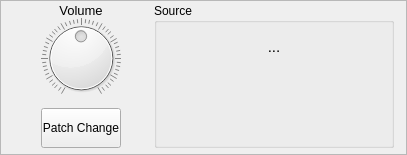
<?xml version="1.0" encoding="UTF-8"?>
<ui version="4.0">
 <class>CSF2PlayerForm</class>
 <widget class="QWidget" name="CSF2PlayerForm">
  <property name="geometry">
   <rect>
    <x>0</x>
    <y>0</y>
    <width>407</width>
    <height>155</height>
   </rect>
  </property>
  <property name="font">
   <font>
    <pointsize>12</pointsize>
   </font>
  </property>
  <property name="windowTitle">
   <string>Dialog</string>
  </property>
  <property name="styleSheet">
   <string notr="true">QDialog{background-color: qlineargradient(spread:pad, x1:0, y1:0, x2:0, y2:1, stop:0 rgba(230, 230, 230, 255), stop:0.8 rgba(200, 200, 200, 255));}</string>
  </property>
  <layout class="QGridLayout" name="gridLayout">
   <property name="leftMargin">
    <number>0</number>
   </property>
   <property name="topMargin">
    <number>0</number>
   </property>
   <property name="rightMargin">
    <number>0</number>
   </property>
   <property name="bottomMargin">
    <number>0</number>
   </property>
   <property name="spacing">
    <number>0</number>
   </property>
   <item row="0" column="0">
    <widget class="QSynthPanel" name="frame">
     <property name="frameShape">
      <enum>QFrame::StyledPanel</enum>
     </property>
     <property name="frameShadow">
      <enum>QFrame::Raised</enum>
     </property>
     <layout class="QGridLayout" name="gridLayout_3" columnstretch="0,0">
      <property name="leftMargin">
       <number>12</number>
      </property>
      <property name="topMargin">
       <number>2</number>
      </property>
      <property name="rightMargin">
       <number>12</number>
      </property>
      <property name="bottomMargin">
       <number>6</number>
      </property>
      <property name="horizontalSpacing">
       <number>4</number>
      </property>
      <property name="verticalSpacing">
       <number>0</number>
      </property>
      <item row="0" column="0" alignment="Qt::AlignHCenter">
       <widget class="EffectLabel" name="label">
        <property name="font">
         <font>
          <pointsize>10</pointsize>
         </font>
        </property>
        <property name="text">
         <string>Volume</string>
        </property>
        <property name="alignment">
         <set>Qt::AlignCenter</set>
        </property>
       </widget>
      </item>
      <item row="2" column="0">
       <spacer name="verticalSpacer">
        <property name="orientation">
         <enum>Qt::Vertical</enum>
        </property>
        <property name="sizeType">
         <enum>QSizePolicy::Expanding</enum>
        </property>
        <property name="sizeHint" stdset="0">
         <size>
          <width>1</width>
          <height>1</height>
         </size>
        </property>
       </spacer>
      </item>
      <item row="3" column="0" alignment="Qt::AlignHCenter">
       <widget class="QToggleButton" name="PatchButton">
        <property name="minimumSize">
         <size>
          <width>80</width>
          <height>40</height>
         </size>
        </property>
        <property name="maximumSize">
         <size>
          <width>80</width>
          <height>40</height>
         </size>
        </property>
        <property name="font">
         <font>
          <pointsize>9</pointsize>
         </font>
        </property>
        <property name="text">
         <string>Patch Change</string>
        </property>
        <property name="checkable">
         <bool>true</bool>
        </property>
       </widget>
      </item>
      <item row="0" column="1" rowspan="4" alignment="Qt::AlignHCenter">
       <widget class="QGroupBox" name="groupBox">
        <property name="sizePolicy">
         <sizepolicy hsizetype="Fixed" vsizetype="Preferred">
          <horstretch>0</horstretch>
          <verstretch>0</verstretch>
         </sizepolicy>
        </property>
        <property name="minimumSize">
         <size>
          <width>240</width>
          <height>0</height>
         </size>
        </property>
        <property name="title">
         <string>Source</string>
        </property>
        <layout class="QVBoxLayout" name="verticalLayout">
         <property name="topMargin">
          <number>6</number>
         </property>
         <property name="bottomMargin">
          <number>6</number>
         </property>
         <item>
          <widget class="QLCDLabel" name="LoadButton">
           <property name="sizePolicy">
            <sizepolicy hsizetype="Expanding" vsizetype="Preferred">
             <horstretch>0</horstretch>
             <verstretch>0</verstretch>
            </sizepolicy>
           </property>
           <property name="minimumSize">
            <size>
             <width>0</width>
             <height>24</height>
            </size>
           </property>
           <property name="maximumSize">
            <size>
             <width>16777215</width>
             <height>24</height>
            </size>
           </property>
           <property name="font">
            <font>
             <pointsize>11</pointsize>
            </font>
           </property>
           <property name="text">
            <string>...</string>
           </property>
           <property name="alignment">
            <set>Qt::AlignCenter</set>
           </property>
          </widget>
         </item>
         <item>
          <widget class="QLCDDropDown" name="BankList">
           <property name="sizePolicy">
            <sizepolicy hsizetype="Expanding" vsizetype="Preferred">
             <horstretch>0</horstretch>
             <verstretch>0</verstretch>
            </sizepolicy>
           </property>
           <property name="minimumSize">
            <size>
             <width>0</width>
             <height>24</height>
            </size>
           </property>
           <property name="maximumSize">
            <size>
             <width>16777215</width>
             <height>24</height>
            </size>
           </property>
           <property name="font">
            <font>
             <pointsize>11</pointsize>
            </font>
           </property>
           <property name="text">
            <string/>
           </property>
           <property name="alignment">
            <set>Qt::AlignCenter</set>
           </property>
          </widget>
         </item>
         <item>
          <widget class="QLCDDropDown" name="PresetList">
           <property name="sizePolicy">
            <sizepolicy hsizetype="Expanding" vsizetype="Preferred">
             <horstretch>0</horstretch>
             <verstretch>0</verstretch>
            </sizepolicy>
           </property>
           <property name="minimumSize">
            <size>
             <width>0</width>
             <height>24</height>
            </size>
           </property>
           <property name="maximumSize">
            <size>
             <width>16777215</width>
             <height>24</height>
            </size>
           </property>
           <property name="font">
            <font>
             <pointsize>11</pointsize>
            </font>
           </property>
           <property name="text">
            <string/>
           </property>
           <property name="alignment">
            <set>Qt::AlignCenter</set>
           </property>
          </widget>
         </item>
        </layout>
       </widget>
      </item>
      <item row="1" column="0" alignment="Qt::AlignHCenter">
       <widget class="QSynthKnob" name="VolDial">
        <property name="minimumSize">
         <size>
          <width>80</width>
          <height>80</height>
         </size>
        </property>
        <property name="maximumSize">
         <size>
          <width>80</width>
          <height>80</height>
         </size>
        </property>
        <property name="maximum">
         <number>200</number>
        </property>
        <property name="value">
         <number>100</number>
        </property>
        <property name="wrapping">
         <bool>false</bool>
        </property>
        <property name="notchesVisible">
         <bool>true</bool>
        </property>
       </widget>
      </item>
     </layout>
    </widget>
   </item>
  </layout>
 </widget>
 <customwidgets>
  <customwidget>
   <class>EffectLabel</class>
   <extends>QLabel</extends>
   <header>effectlabel.h</header>
  </customwidget>
  <customwidget>
   <class>QSynthKnob</class>
   <extends>QDial</extends>
   <header>qsynthknob.h</header>
  </customwidget>
  <customwidget>
   <class>QSynthPanel</class>
   <extends>QFrame</extends>
   <header>qsynthpanel.h</header>
   <container>1</container>
  </customwidget>
  <customwidget>
   <class>QToggleButton</class>
   <extends>QToolButton</extends>
   <header>qtogglebutton.h</header>
  </customwidget>
  <customwidget>
   <class>QLCDDropDown</class>
   <extends>QLabel</extends>
   <header>qlcdlabel.h</header>
  </customwidget>
  <customwidget>
   <class>QLCDLabel</class>
   <extends>QLabel</extends>
   <header>qlcdlabel.h</header>
  </customwidget>
 </customwidgets>
 <resources/>
 <connections/>
</ui>
